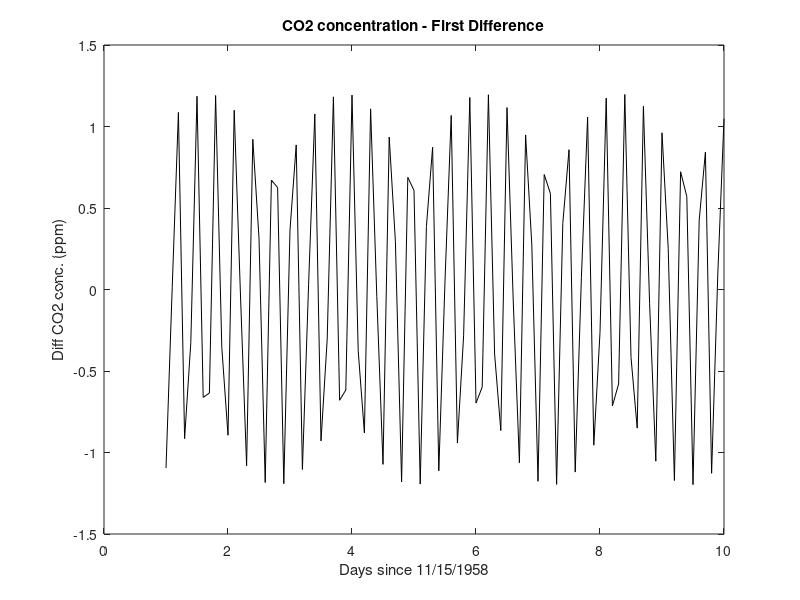

MATLAB code to generate this figure: (Note: this script raises an error after producing the figure.)
%% Problem 3 C
% with pre-whitening and post-coloring with the first-difference filter
clc 
clearvars
close all

window_switch = 0;

% Load the data
%load('tempWaveData.mat');


%y = awacs.heave(4,:);
%time1 = 0.5:0.5:numel(y)/2; time1(1) = 0.5;
%time2 = 0.5:0.5:numel(y)/2; time2(1) = 0.5;
time1 = 1:0.1:10;
y = 1.2 * cos( 20 * time1 + pi/2 );
figure
plot(time1, y)
N = length(y);
%%
if window_switch == 1;
    y_2 = y;
else
    y_2 = y;
end

% window the data with a bartlett data window
if window_switch == 1;
    y = bartlett(N).*y';
    y_3 = y;
end


% Remove the sample mean.
y = y-mean(y);

% Plot the original timeseries
figure(1)
plot(time1,y,'k');hold on
xlabel('Days since 11/15/1958'); ylabel('Diff CO2 conc. (ppm)')
title('CO2 concentration - First Difference','FontWeight','bold')

% Problem variables
N = length(y);
dt = 0.5;               % sec

% Nyquist Frequency
f_nyq = 1/(2*dt);

% Fourier Frequencies
fj = ftt_freq(N,dt);
df = fj(2)-fj(1);

% Use a FFT routine to compute the discrete Fourier Transform
Yj = fft(y,N)/N;

% Shift the frequencies
Yj = fftshift(Yj);
fj = fftshift(fj);

% "Boost" the estimates to account for reduction of variance from triangle
% tapering
if window_switch == 1;
    pre_var = var(y_2);
    post_var = var(y_3);

    Yj = Yj*(pre_var/post_var)^(.5);
end

index = fj >= 0;
fj = fj(index);
Yj = Yj(index);

amp = 2*abs(Yj);

Phase = atan((imag(Yj)./real(Yj)));

%Recreate the timeseries
eta = zeros(size(time1));
for i = 1:numel(Yj)   
    eta = eta + amp(i) * cos(2*pi*fj(i)*time1 +phase(i));
end

figure(2)
plot(time1,y,'k');hold on
plot(time1,eta,'r')

asd

% Calculate the 2-sided sample estimates of the power spectral density by
% the Cooley-Turkey Method
Sj = real(N*dt*conj(Yj).*Yj);

% Turn this into a 1 sided estimate
Sj = Sj(fj >= 0)*2;
fj = fj(fj>= 0);

% Band Average the PSD estimates
M = 50;
[Sj_filt,fj_filt] = PSD_BandAve(Sj,fj,M);
df_filt = fj_filt(2) - fj_filt(1);

% Get the confidence intervals
CI = 95;
S = 10^4;
bnds = fft_CI(S,M,CI);

% Post color the estimates
Sj_PC = Sj_filt./(4*sin(pi*fj_filt*dt).^2);


% Plot the results
fig2 = figure(2);
plot(fj_filt,Sj_PC,'k'); hold on

% plot a straight line with a slope of -2, which corresponds to an f^92
% curve in these log-log plots
plot([10^-5 10^0] ,[10^2 10^-6],'k:')

% Plot the error bars
errorbar(10^-3,S,bnds(1),bnds(2),'ko','markerfacecolor','k');
axis([10^-5 10^0 10^-5 10^7])
ylabel('PSD (ppm^2/cpd)');xlabel('Frequency (cycles/day)')
ax = get(fig2,'CurrentAxes');
set(ax,'XScale','log','YScale','log')
title('Power Spectral Density - CO2 Concentration','FontWeight','bold')
grid on
legend('Rectangle Window','Bartlet Window','Pre-Whitening','f^-^2 roll off','location','SouthWest')


%% Calculate the amplitudes
fj_filt = awacs.freqCalc(4, :);
fj_filt = fj_filt(4:end);
Sj_PC = awacs.specCalc(4, :);
Sj_PC = Sj_PC(4:end);

%idx = find(awacs.freqCalc(4,:) > 0.005);

%fj_filt = fj_filt(4:end);
%Sj_PC = Sj_PC(4:end);

var = df_filt.*Sj_PC;
eta = zeros(1, numel(time1));
H = 2 .* sqrt(2*var);
T = 1 ./ fj_filt;
g = 9.81; x = 0; d = awacs.meanWaterDepth(4);
% for i = 
%     w = 2 .* pi ./ T;
%     L = 9.81 .* T.^2 .* (tanh(w.^2 * awacs.meanWaterDepth(4) / 9.81).^(3/4)).^(2/3) ./ (2 * pi);
%     k = 2 .* pi ./ L;
%     eta = eta + H ./ 2 .* cos(k - w .* time);
%     
for i = 1:numel(T)
    w = 2 * pi / T(i);
    L = g * T(i)^2 * (tanh(w^2 * d / g)^(3/4))^(2/3) / (2 * pi);
    k = 2 * pi / L;
    eta = eta + H(i) / 2 * cos(k*x - w*time1);
end

figure;
plot(time1(1:500), y_2(1:500), '-b'); hold on; plot(time1(1:500), eta(1:500), '-r');
legend('Buoy Heave Data', 'Fourier Reconstruction'); 